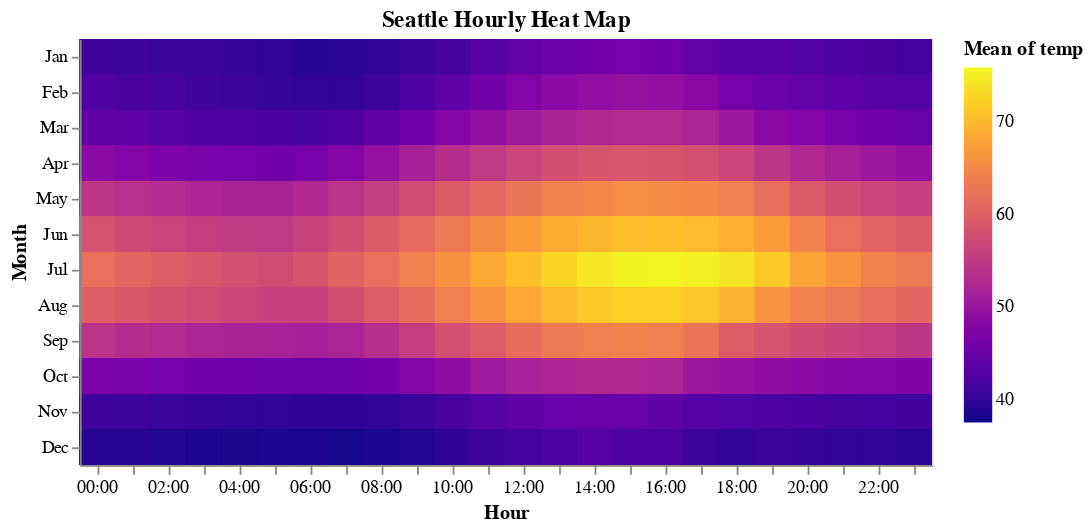

This figure's notebook cell:
### Code cell
alt.Chart(temps, title="Seattle Hourly Heat Map").mark_rect().encode(
    x=alt.X('date:O', timeUnit='hours', title='Hour'),
    y=alt.Y('date:O', timeUnit='month', title='Month'),
    tooltip='temp',
    color=alt.Color('mean(temp):Q', scale=alt.Scale(scheme='plasma')),
).interactive()

### Figure 1 — Vega-Lite specification as saved in the notebook (floating-point values rounded to 4 significant figures; data arrays with more than 128 entries replaced by an {"elided": "..."} marker saying what was removed)
{"config": {"view": {"continuousWidth": 400, "continuousHeight": 300}}, "data": {"name": "data-11cb5410596269ffd07beaa65f03d79d"}, "mark": "rect", "encoding": {"color": {"type": "quantitative", "aggregate": "mean", "field": "temp", "scale": {"scheme": "plasma"}}, "tooltip": {"type": "quantitative", "field": "temp"}, "x": {"type": "ordinal", "field": "date", "timeUnit": "hours", "title": "Hour"}, "y": {"type": "ordinal", "field": "date", "timeUnit": "month", "title": "Month"}}, "selection": {"selector004": {"type": "interval", "bind": "scales", "encodings": ["x", "y"]}}, "title": "Seattle Hourly Heat Map", "$schema": "https://vega.github.io/schema/vega-lite/v4.0.0.json", "datasets": {"data-11cb5410596269ffd07beaa65f03d79d": {"elided": "8759 records"}}}
